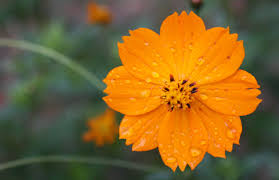
#> input picture imagem.jpg, 279 x 180 px
$ python kenel.py
#> lines starting #> are read from the running program, lines starting #| are printed output that depends on the picture
import cv2
import matplotlib.pyplot as plt

# Carregar imagem
imagem = cv2.imread("imagem.jpg")
#> imagem is the input picture: shape (180, 279, 3); mean B, G, R 43.5, 98.5, 128.4

# Converter BGR para RGB
imagem_rgb = cv2.cvtColor(imagem, cv2.COLOR_BGR2RGB)

# =========================
# FILTRO MÉDIA KERNEL 3x3
# =========================
media_3x3 = cv2.blur(imagem_rgb, (3, 3))
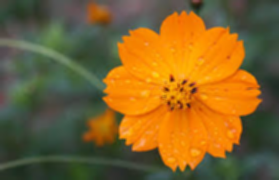
#> media_3x3: shape (180, 279, 3); mean R, G, B 128.4, 98.5, 43.5

# =========================
# FILTRO MÉDIA KERNEL 5x5
# =========================
media_5x5 = cv2.blur(imagem_rgb, (5, 5))
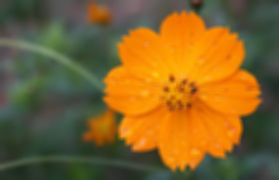
#> media_5x5: shape (180, 279, 3); mean R, G, B 128.4, 98.5, 43.5

# Mostrar imagens
plt.figure(figsize=(12, 6))

# Original
plt.subplot(1, 3, 1)
plt.imshow(imagem_rgb)
plt.title("Original")
plt.axis("off")

# Kernel 3x3
plt.subplot(1, 3, 2)
plt.imshow(media_3x3)
plt.title("Kernel 3x3")
plt.axis("off")

# Kernel 5x5
plt.subplot(1, 3, 3)
plt.imshow(media_5x5)
plt.title("Kernel 5x5")
plt.axis("off")

plt.show()
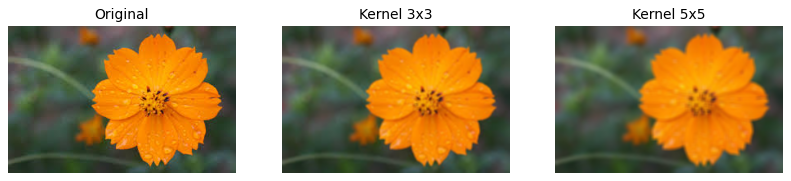
#> figure drawn by matplotlib, 3 panels

$ run again, with raiox.jpg copied over imagem.jpg
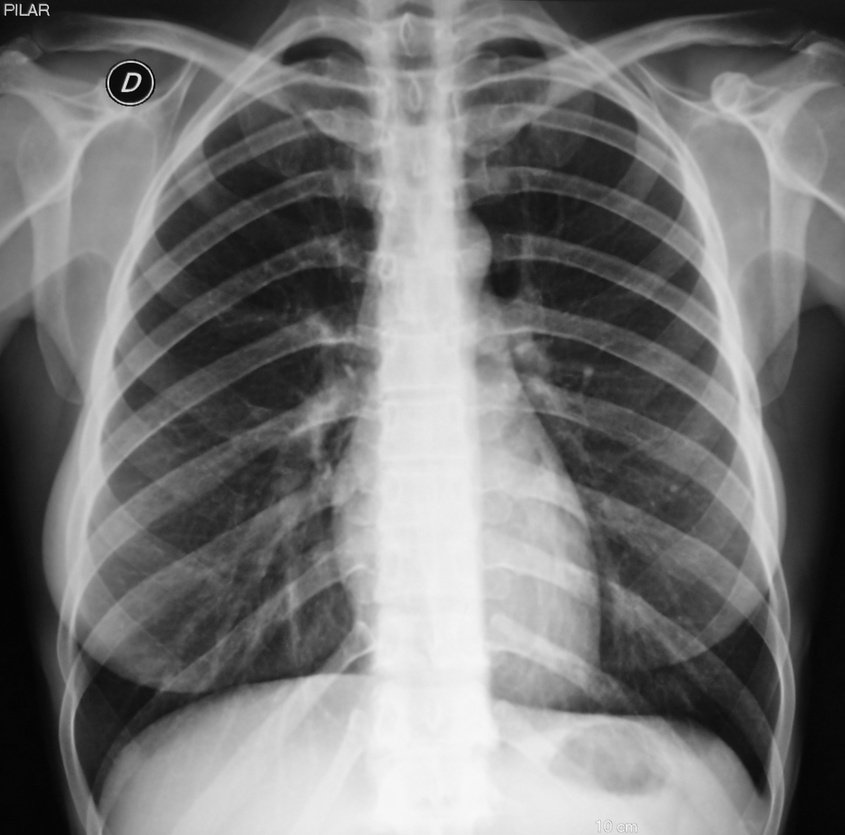
#> input picture raiox.jpg, 845 x 835 px, shrunk from 1878 x 1854 before the run
#> imagem is the input picture: shape (835, 845, 3); min 0, max 249, mean 117.7
#> `plt.show()`:
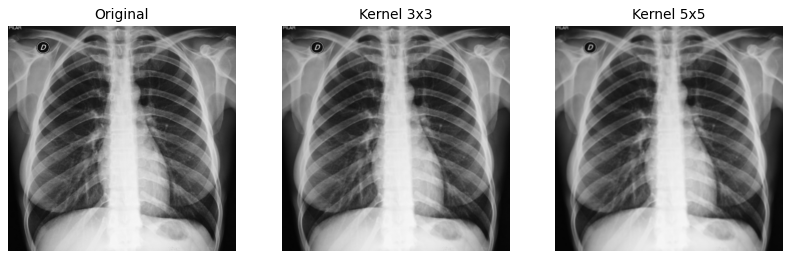
#> figure drawn by matplotlib, 3 panels
